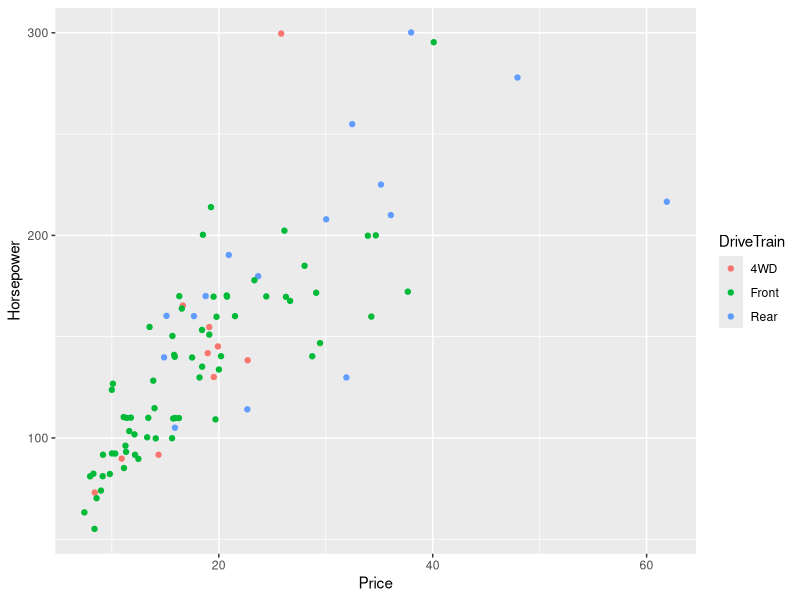
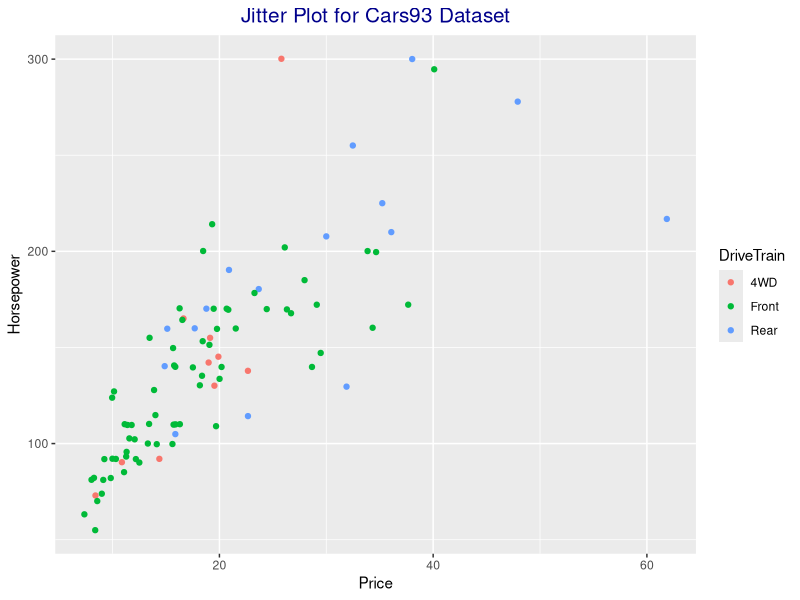
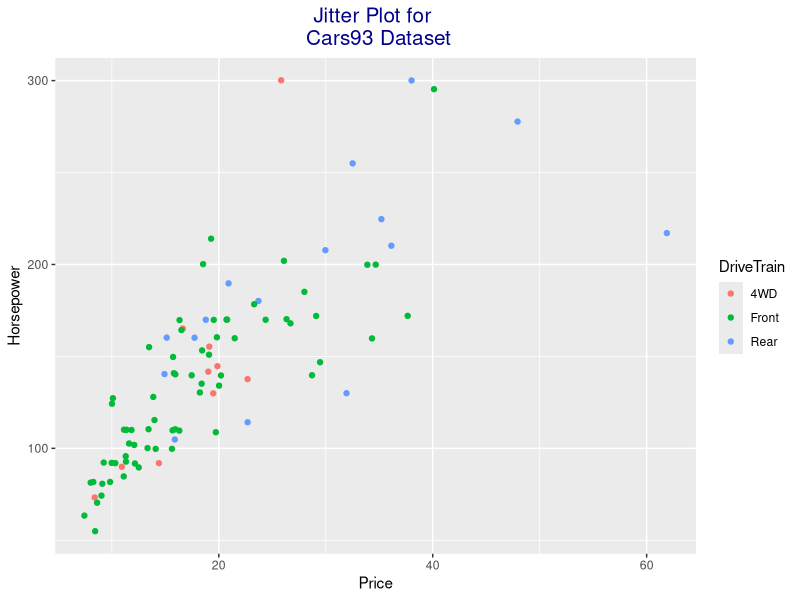
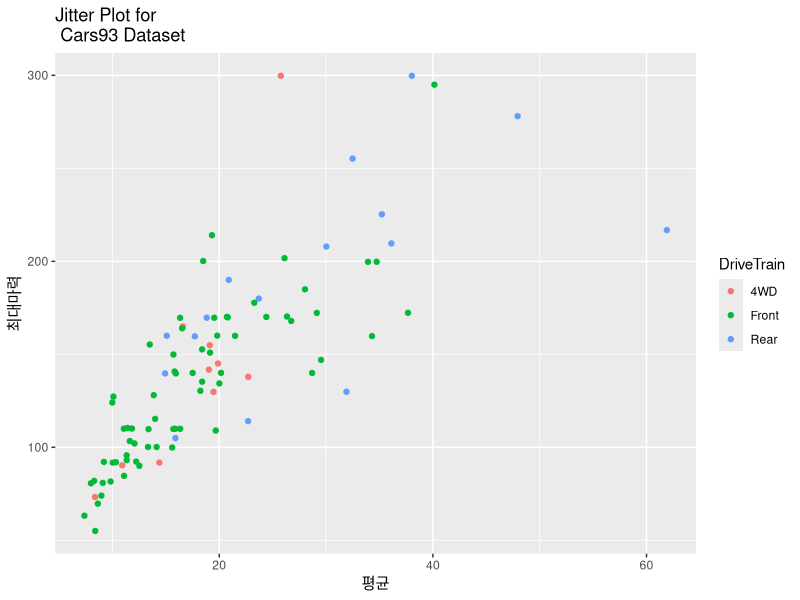
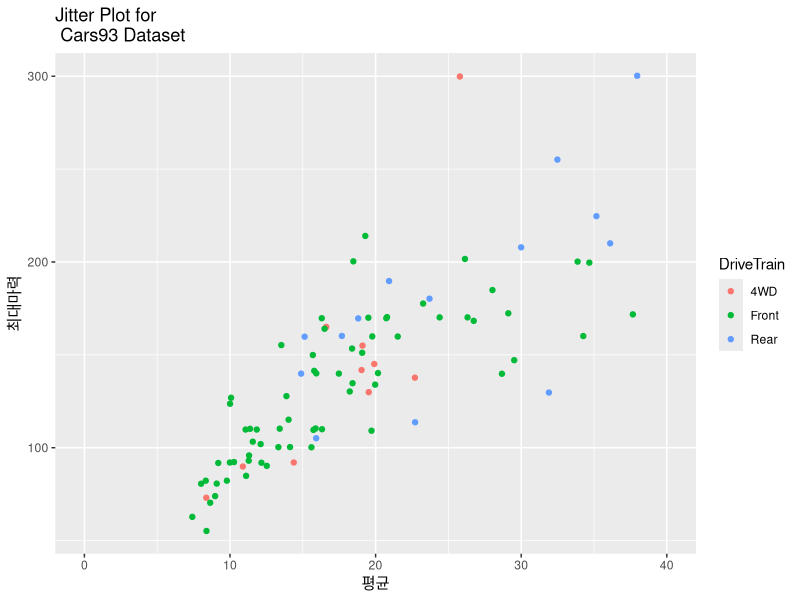
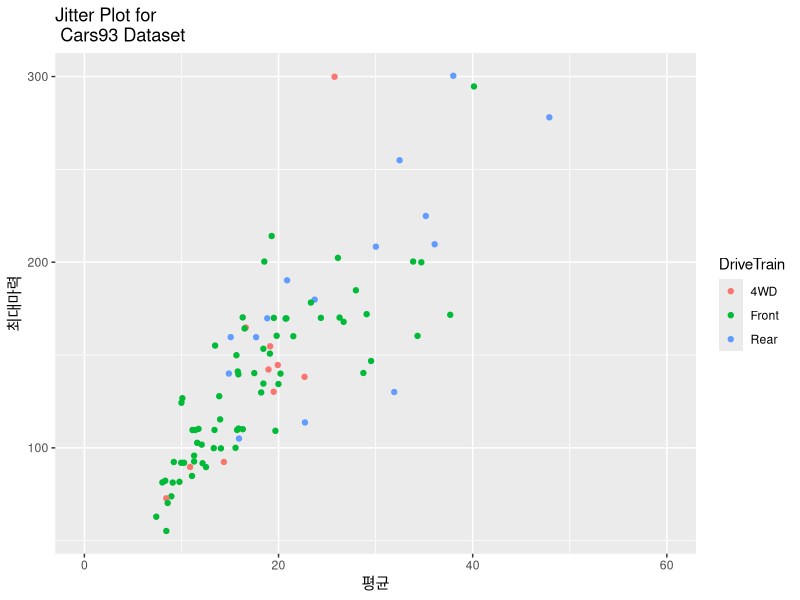
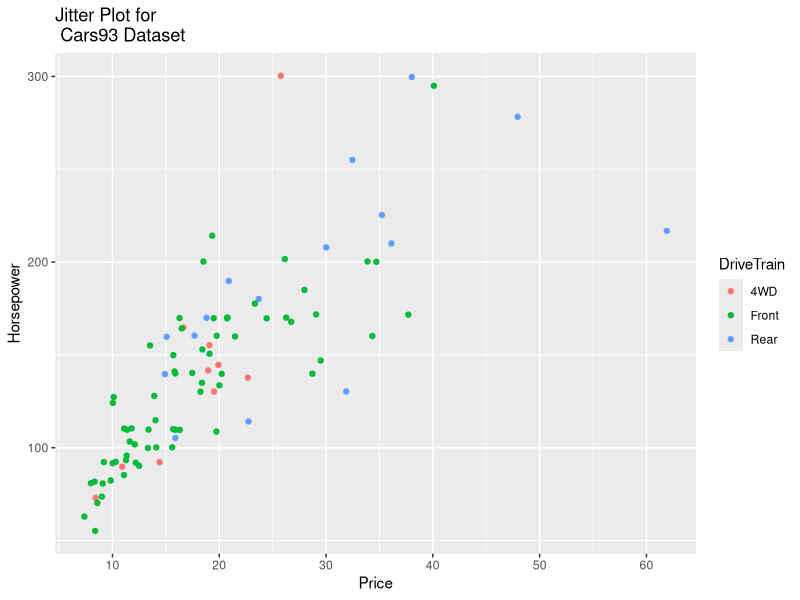
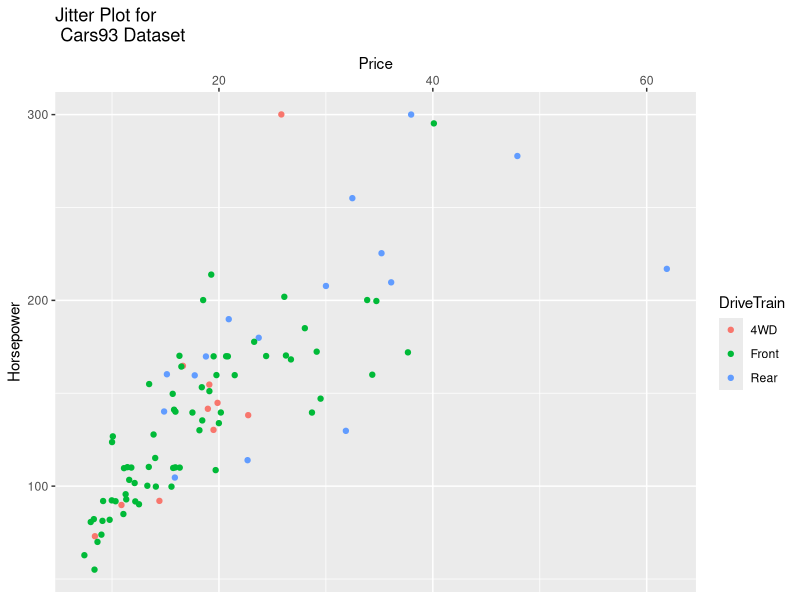

Write R code to recreate these figures, in order.
# ggplot2
library(ggplot2)
library(MASS)
data('Cars93')

p<-ggplot(Cars93, aes(x=Price, y=Horsepower)) +
  geom_jitter(aes(colour=DriveTrain))

p

## 타이틀
## ggtitle()
p1 = p+ggtitle('Jitter Plot for Cars93 Dataset')
p1 + theme(plot.title = element_text(size=15,
                                     color='darkblue',
                                     hjust = 0.5))

p1 = p+ggtitle('Jitter Plot for \n Cars93 Dataset')
p1 + theme(plot.title = element_text(size=15,
                                     color='darkblue',
                                     hjust = 0.5))

# x축, y축 레이블을 한글로 변경
p1 + labs(x='평균', y='최대마력')

# 파일
ggsave('axis_change.jpg', dpi=300)

# x축의 범위를 설정
p1 +labs(x='평균', y='최대마력') + lims(x=c(0,40))

p1 +labs(x='평균', y='최대마력') + lims(x=c(0,60))

# 10, ..., 60
p1 + scale_x_continuous(breaks=c(10,20,30,40,50,60))
ggsave('axis_breaks.jpg', dpi=300)

# 10,20,30...60 앞에 $붙이기
p2 = p1 + scale_x_continuous(breaks=c(10,20,30,40,50,60),
                        labels=paste0('$', c(10,20,30,40,50,60)))


## x축을 위로 올리기
p2 + scale_x_continuous(position='top')

## 범례 위치 바꾸기
p2 + theme(legend.position='top')

p2 + theme(legend.position=c(0.85,0.2))

## 그래프에 글자, 도형, 선 넣기
p2 + annotate('text', x=52, y=100, label='Price Limit\nLine') +
  annotate('rect', xmin=0, xmax=40, ymin=0, ymax=250, alpha=0.2,
           fill='skyblue') +
  annotate('segment', x=60, xend=60, y=0, yend=300, colour='black', size=1)

## price와 horsepower 바꾸기
p2 + coord_flip()

## 흑백 표시
p2 + scale_color_grey()

## geom_jitter
library(ggplot2)
head(midwest)

head(midwest[,c('state', 'poptotal')])

ggplot(midwest, aes(state, percollege)) + geom_point() +
  geom_jitter()

ggplot(midwest, aes(state, percollege)) +
  geom_jitter()

# 높이 넓어짐 : height, 너비 넓어짐 : width
ggplot(midwest, aes(state, percollege)) +
  geom_jitter(height=0.3)

ggplot(midwest, aes(state, percollege)) +
  geom_jitter(height=0.1)

ggplot(midwest, aes(state, percollege)) +
  geom_jitter(height=0.9)

# 색깔 바꾸기
ggplot(midwest, aes(state, percollege)) + 
  geom_jitter(data=midwest, aes(color=inmetro==1))

# 모양도 바꾸기
ggplot(midwest, aes(state, percollege)) + 
  geom_jitter(data=midwest, aes(color=inmetro==1, shape=percprof>mean(percprof)))

